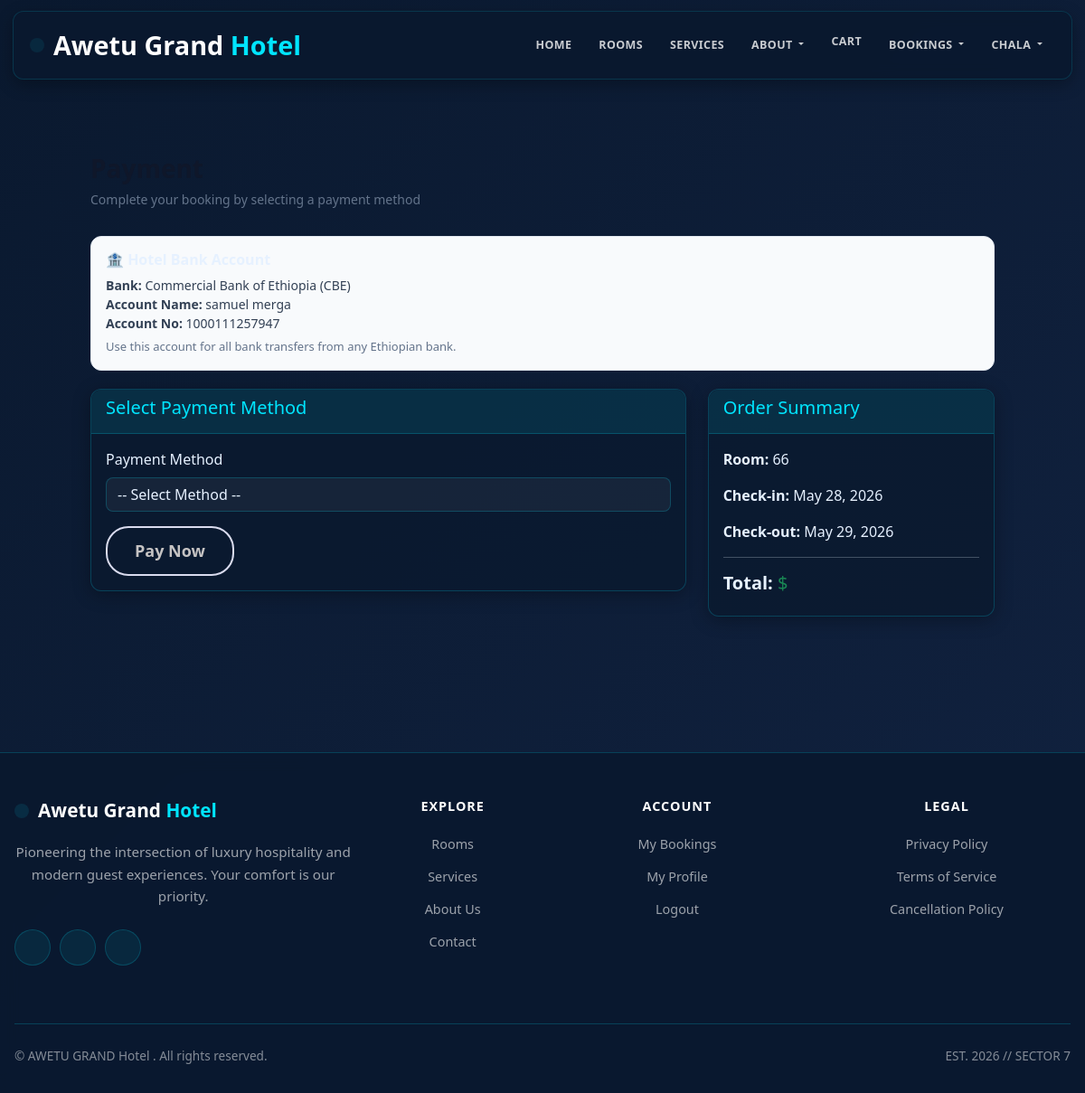
/payment/7/ (signed in), run on the app's committed database.
### hotel/models.py (models this page shows, shortened)
class Reservation(models.Model):
    id = models.AutoField(primary_key=True)
    STATUS_CHOICES = [
        ('Pending', 'Pending'),
        ('Confirmed', 'Confirmed'),
        ('Checked In', 'Checked In'),
        ('Checked Out', 'Checked Out'),
        ('Cancelled', 'Cancelled'),
    ]
    guest = models.ForeignKey(Guest, on_delete=models.CASCADE, related_name='reservations')
    room = models.ForeignKey(Room, on_delete=models.CASCADE, related_name='reservations')
    handled_by = models.ForeignKey('Staff', on_delete=models.SET_NULL, null=True, blank=True, related_name='handled_reservations')
    check_in_date = models.DateField()
    check_out_date = models.DateField()
    booking_date = models.DateTimeField(auto_now_add=True)
    status = models.CharField(max_length=20, choices=STATUS_CHOICES, default='Pending')
    is_online_booking = models.BooleanField(default=True)
    number_of_guests = models.IntegerField(default=1, validators=[MinValueValidator(1)])
    special_requests = models.TextField(blank=True, null=True)
    total_price = models.DecimalField(max_digits=10, decimal_places=2, default=0, validators=[MinValueValidator(0)])
    class Meta:
        ordering = ['-booking_date']

class Room(models.Model):
    id = models.AutoField(primary_key=True)
    STATUS_CHOICES = [
        ('Available', 'Available'),
        ('Booked', 'Booked'),
        ('Maintenance', 'Maintenance'),
    ]
    room_number = models.CharField(max_length=10, unique=True)
    category = models.ForeignKey(RoomCategory, on_delete=models.CASCADE, related_name='rooms')
    assigned_staff = models.ForeignKey('Staff', on_delete=models.SET_NULL, null=True, blank=True, related_name='assigned_rooms')
    status = models.CharField(max_length=15, choices=STATUS_CHOICES, default='Available')
    floor = models.IntegerField(default=1, validators=[MinValueValidator(1), MaxValueValidator(100)])
    max_occupancy = models.IntegerField(default=2, validators=[MinValueValidator(1)])
    price = models.DecimalField(max_digits=10, decimal_places=2, null=True, blank=True, validators=[MinValueValidator(0)], help_text="Room-specific price (leave blank to use category base price)")
    amenities = models.TextField(default="WiFi, AC, TV", help_text="Comma-separated list of amenities")
    description = models.TextField(blank=True, null=True)
    image = models.ImageField(upload_to='rooms/', blank=True, null=True)
    created_at = models.DateTimeField(default=timezone.now)
    class Meta:
        ordering = ['room_number']

### hotel/views.py (the view, shortened to what this page needs)
# urls.py: path('payment/', views.payment, name='payment_checkout'),  # For multiple items from confirm_information
@login_required(login_url='login')
def payment(request, reservation_id=None):
    reservation = get_object_or_404(Reservation, id=reservation_id)
    if reservation.guest.user != request.user:
        messages.error(request, "You don't have permission to access this reservation.")
        return redirect('my_reservations')
    payment_obj = Payment.objects.filter(reservation=reservation).first()
    if payment_obj and payment_obj.payment_status == "Completed":
        messages.info(request, "Payment already completed for this reservation.")
        return redirect('reservation_detail', reservation_id=reservation.id)
    return render(request, 'hotel/html/payment.html', {
        'reservation': reservation,
        'payment_obj': payment_obj,
        'multiple_items': False,
    })

### hotel/templates/hotel/html/payment.html (shortened to what this page needs)
{% extends 'hotel/html/base.html' %}
{% load static %}
{% block content %}
<div class="payment-container">
  <div class="payment-header">
    <h1 class="payment-title">Payment</h1>
    <p class="payment-subtitle">
      Complete your booking by selecting a payment method
    </p>
  </div>
  <div class="bank-box">
    <h6>🏦 Hotel Bank Account</h6>
    <p><strong>Bank:</strong> Commercial Bank of Ethiopia (CBE)</p>
    <p><strong>Account Name:</strong> samuel merga</p>
    <p><strong>Account No:</strong> 1000111257947</p>
    <p style="color:#64748b;font-size:13px;margin-top:6px;">
      Use this account for all bank transfers from any Ethiopian bank.
    </p>
  </div>
  <div class="row">
    <div class="col-lg-8">
      <div class="card">
        <div class="card-header">
          <h5>Select Payment Method</h5>
        </div>
        <div class="card-body">
          {% if multiple_items %}
          <form method="POST" action="{% url 'checkout_payment' %}">
            {% csrf_token %}
            <div class="mb-3">
              <label class="form-label">Payment Method</label>
              <select name="payment_method" id="payment_method" class="form-control" required>
                <option value="">-- Select Method --</option>
                <option value="Cash">Cash</option>
                <option value="Bank Transfer">Bank Transfer</option>
                <option value="Online">Online Payment</option>
                <option value="Card">Card</option>
              </select>
            </div>
            <div id="bank_fields" style="display:none;">
              <div class="mb-3">
                <label class="form-label">Your Bank</label>
                <select name="sender_bank" id="sender_bank" class="form-control">
                  <option value="">-- Select Bank --</option>
                  <option value="CBE">CBE</option>
                  <option value="Dashen">Dashen Bank</option>
                  <option value="Awash">Awash Bank</option>
                  <option value="BOA">Bank of Abyssinia</option>
                  <option value="Other">Other</option>
                </select>
              </div>
              <div class="mb-3">
                <label class="form-label">Transaction Reference Number</label>
                <input
                  type="text"
                  name="transaction_id"
                  id="transaction_id"
                  class="form-control"
                  placeholder="Enter bank transaction number"
                />
              </div>
            </div>
            <button type="submit" class="btn btn-primary">
              Proceed Payment
            </button>
            <a href="{% url 'view_cart' %}" class="btn btn-secondary">
              Cancel
            </a>
          </form>
          {% else %}
          <form method="POST" action="{% url 'payment' reservation.id %}">
            <div class="mb-3">
              <label class="form-label">Payment Method</label>
              <select name="payment_method" id="payment_method" class="form-control" required>
                <option value="">-- Select Method --</option>
              </select>
            </div>
            <button type="submit" class="btn btn-primary">
              Pay Now
            </button>
          </form>
          {% endif %}
        </div>
      </div>
    </div>
    <div class="col-lg-4">
      <div class="card">
        <div class="card-header">
          <h5>Order Summary</h5>
        </div>
        <div class="card-body">
          {% if multiple_items %}
          <div class="order-items">
            {% for res in reservations %}
            <div class="order-item">
              <div>
                <div class="item-name">Room {{ res.room.room_number }}</div>
                <div class="item-details">
                  {{ res.check_in_date|date:"M d" }} - {{ res.check_out_date|date:"M d, Y" }}
                </div>
              </div>
              <div class="item-price">${{ res.total_price }}</div>
            </div>
            {% endfor %}
            {% for sb in service_bookings %}
            <div class="order-item">
              <div>
                <div class="item-name">{{ sb.service.name }}</div>
                <div class="item-details">Qty: {{ sb.quantity }}</div>
              </div>
              <div class="item-price">${{ sb.total_price }}</div>
            </div>
            {% endfor %}
            <div class="order-total">
              <span>Total</span>
              <span class="total-amount">${{ total_amount }}</span>
            </div>
          </div>
          {% else %}
          <p><strong>Room:</strong> {{ reservation.room.room_number }}</p>
          <p><strong>Check-in:</strong> {{ reservation.check_in_date }}</p>
          <p><strong>Check-out:</strong> {{ reservation.check_out_date }}</p>
          <hr>
          <p class="h5">
            <strong>Total:</strong>
            <span class="text-success">${{ payment.amount }}</span>
          </p>
          {% endif %}
        </div>
      </div>
    </div>
  </div>
</div>
{% endblock %}

### hotel/templates/hotel/html/base.html (shortened to what this page needs)
{% load static %}
<!doctype html>
<html lang="en">
  <head>
    <link rel="stylesheet" href="{% static 'hotel/css/bootstrap.min.css' %}" />
    <link rel="stylesheet" href="{% static 'hotel/css/home.css' %}" />
  </head>
  <body>
    <nav class="navbar navbar-expand-lg navbar-dark">
      <div class="container-lg">
        <a class="navbar-brand" href="{% url 'guest_home' %}">
          <i class="fas fa-hotel"></i>
          <span class="brand-text"
            >Awetu Grand <span class="highlight">Hotel</span></span
          >
        </a>
        <div class="collapse navbar-collapse" id="navbarNav">
          <ul class="navbar-nav ms-auto align-items-center">
            <li class="nav-item">
              <a
                class="nav-link {% if request.resolver_match.url_name == 'guest_home' %}active{% endif %}"
                href="{% url 'guest_home' %}"
                >Home</a
              >
            </li>
            <li class="nav-item">
              <a
                class="nav-link {% if request.resolver_match.url_name == 'room_list' %}active{% endif %}"
                href="{% url 'room_list' %}"
                >Rooms</a
              >
            </li>
            <li class="nav-item">
              <a
                class="nav-link {% if request.resolver_match.url_name == 'service' %}active{% endif %}"
                href="{% url 'service' %}"
                >Services</a
              >
            </li>
            <li class="nav-item dropdown">
              <a
                class="nav-link dropdown-toggle {% if request.resolver_match.url_name == 'about' %}active{% endif %}"
                href="#"
                id="aboutDropdown"
                role="button"
                data-bs-toggle="dropdown"
              >
                About
              </a>
            </li>
            {% if user.is_authenticated %}
            <li class="nav-item">
              <a
                class="nav-link {% if request.resolver_match.url_name == 'view_cart' %}active{% endif %}"
                href="{% url 'view_cart' %}"
                style="position: relative"
              >
                 Cart
              </a>
            </li>
            <li class="nav-item dropdown">
              <a
                class="nav-link dropdown-toggle {% if request.resolver_match.url_name == 'about' %}active{% endif %}"
                href="#"
                id="aboutDropdown"
                role="button"
                data-bs-toggle="dropdown"
              >
                Bookings
              </a>
            </li>
            <li class="nav-item dropdown">
              <a
                class="nav-link dropdown-toggle"
                href="#"
                id="userDropdown"
                role="button"
                data-bs-toggle="dropdown"
              >
                 {{ user.username }}
              </a>
            </li>
            {% endif %}
          </ul>
        </div>
      </div>
    </nav>
    <main>
      <div class="container-lg">{% block content %}{% endblock %}</div>
    </main>
    <footer>
      <div class="container-lg">
        <div class="row">
          <div class="col-lg-4 mb-4">
            <div class="footer-brand">
              <i class="fas fa-hotel"></i>
              <span class="brand-text"
                >Awetu Grand <span class="highlight">Hotel</span></span
              >
            </div>
            <p class="footer-description">
              Pioneering the intersection of luxury hospitality and modern guest
              experiences. Your comfort is our priority.
            </p>
            <div class="social-icons">
              <a href="#"></a>
              <a href="#"></a>
              <a href="#"></a>
            </div>
          </div>
          <div class="col-lg-2 col-md-6 mb-4 footer-section">
            <h5>Explore</h5>
            <ul class="footer-links">
              <li><a href="{% url 'room_list' %}">Rooms</a></li>
              <li><a href="{% url 'service' %}">Services</a></li>
              <li><a href="{% url 'about' %}">About Us</a></li>
              <li><a href="{% url 'contact' %}">Contact</a></li>
            </ul>
          </div>
          <div class="col-lg-3 col-md-6 mb-4 footer-section">
            <h5>Account</h5>
            <ul class="footer-links">
              {% if user.is_authenticated %}
              <li><a href="{% url 'my_reservations' %}">My Bookings</a></li>
              <li><a href="{% url 'user_profile' %}">My Profile</a></li>
              <li>
                <a
                  class="logout-link"
                  href="#"
                  data-logout-url="{% url 'logout' %}"
                  >Logout</a
                >
              </li>
              {% else %}
              <li><a href="{% url 'login' %}">Login</a></li>
              <li><a href="{% url 'register' %}">Register</a></li>
              {% endif %}
            </ul>
          </div>
          <div class="col-lg-3 col-md-6 mb-4 footer-section">
            <h5>Legal</h5>
            <ul class="footer-links">
              <li><a href="#">Privacy Policy</a></li>
              <li><a href="#">Terms of Service</a></li>
              <li><a href="#">Cancellation Policy</a></li>
            </ul>
          </div>
        </div>
        <div class="footer-bottom">
          <div class="footer-meta">
            <div>&copy; AWETU GRAND Hotel . All rights reserved.</div>
            <div>EST. 2026 // SECTOR 7</div>
          </div>
        </div>
      </div>
    </footer>
  </body>
</html>

### hotel/static/hotel/css/home.css (style rules this page uses)
* { margin: 0; padding: 0; box-sizing: border-box; font-family: 'Segoe UI', sans-serif; }
body { background-color: #f5f5f5; }
.btn { padding: 12px 30px; background-color: #e67e22; color: white; text-decoration: none; border-radius: 25px; font-size: 18px; }
footer { background-color: #2c3e50; color: white; text-align: center; padding: 15px; }

### hotel/templates/hotel/html/payment.html (style rules this page uses)
.payment-container { max-width: 1000px; margin: 40px auto; }
.payment-header { margin-bottom: 30px; }
.payment-title { font-size: 28px; font-weight: 900; color: #0f172a; margin-bottom: 6px; }
.payment-subtitle { color: #64748b; font-size: 14px; }
.bank-box { background: #f8fafc; border: 1px solid #e2e8f0; border-radius: 12px; padding: 16px; margin-bottom: 20px; }
.bank-box h6 { margin: 0 0 8px 0; font-weight: 800; }
.bank-box p { margin: 0; font-size: 14px; color: #334155; }

### data on the page
Reservation: room.room_number "66", check_in_date "May 28, 2026", check_out_date "May 29, 2026"

### other printed values
{{ user.username }} "CHALA"
